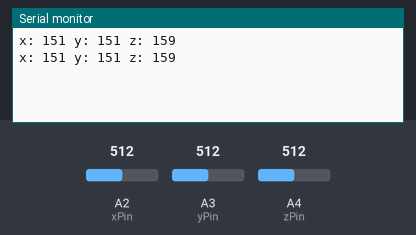
This sketch was run on a simulated Arduino Uno, built with avr-gcc and run on an emulated ATmega328P. On the bench: the last lines printed to the serial monitor. The test bench sets the inputs (shaded band); at power-on: A2 (xPin) = 512, A3 (yPin) = 512, A4 (zPin) = 512.

Above: at 1.8 s.
1.9 s: A2 (xPin) set to 392
At 2.3 s:
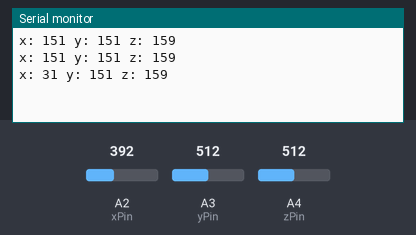
3.4 s: A3 (yPin) set to 392
At 4.7 s:
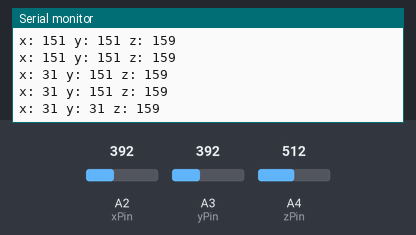
4.9 s: A4 (zPin) set to 392
At 5.8 s:
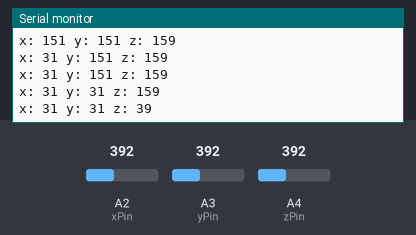
6.4 s: A2 (xPin) set to 412
At 7.5 s:
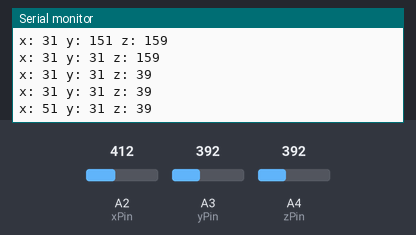
7.9 s: A3 (yPin) set to 412
At 8.8 s:
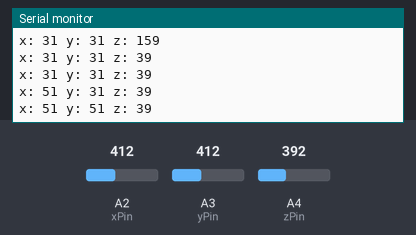
9.4 s: A4 (zPin) set to 412
At 10.8 s:
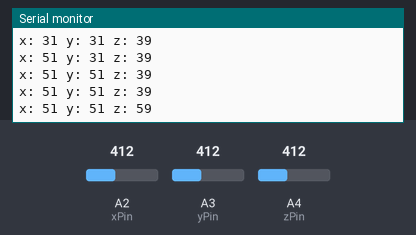
Timing chart, 0 to 11.9 s (numbered marks = the images above; inputs shaded):
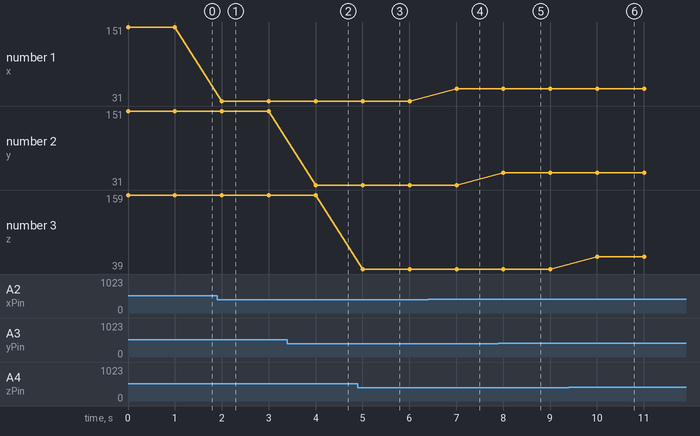

Measured:
- after the input at 1.9 s, the serial monitor: prints a new line after 0.10 s (image 1)
- after the input at 3.4 s, the serial monitor: prints a new line after 0.60 s (image 2)
- after the input at 4.9 s, the serial monitor: prints a new line after 0.10 s (image 3)
- after the input at 6.4 s, the serial monitor: prints a new line after 0.61 s (image 4)
- after the input at 7.9 s, the serial monitor: prints a new line after 0.11 s (image 5)
- after the input at 9.4 s, the serial monitor: prints a new line after 0.61 s (image 6)
- plotted number 1: 151 → 31 after the input at 1.9 s, 31 → 51 after the input at 6.4 s
- plotted number 3: 159 → 39 after the input at 4.9 s, 39 → 59 after the input at 9.4 s

The sketch:

acele.ino
```cpp
const int xPin = 2;
const int yPin = 3;
const int zPin = 4;

int minVal=265;
int maxVal=402;

double x,y,z;

void setup(){
  Serial.begin(9600);
}

void loop(){
  int xRead = analogRead(xPin);
  int yRead = analogRead(yPin);
  int zRead = analogRead(zPin);

  Serial.print("x: ");
  Serial.print(xRead-433+72);
  Serial.print(" y: ");
  Serial.print(yRead-433+72);
  Serial.print(" z: ");
  Serial.println(zRead-420+67);
  delay(1000);
}
```
